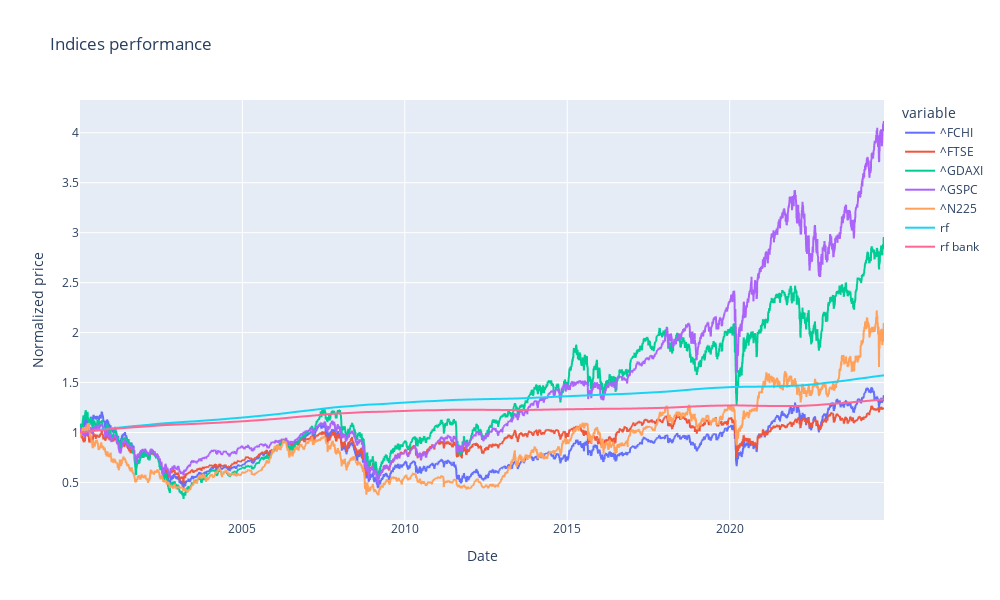

The cell this chart's notebook holds for it:
### Code cell
fig = px.line(data, title='Indices performance', labels={'value':'Normalized price', 'Date':'Date'})
# change size
fig.update_layout(width=1000, height=600)

### Figure 1 — Plotly figure (JSON) as saved in the notebook; plotly's stock layout.template omitted (floating-point values rounded to 4 significant figures; data arrays with more than 128 entries replaced by an {"elided": "..."} marker saying what was removed)
{"data": [{"hovertemplate": "variable=^FCHI<br>Date=%{x}<br>Normalized price=%{y}<extra></extra>", "legendgroup": "^FCHI", "line": {"color": "#636efa", "dash": "solid"}, "marker": {"symbol": "circle"}, "mode": "lines", "name": "^FCHI", "showlegend": true, "type": "scattergl", "x": {"elided": "6222 str values"}, "xaxis": "x", "y": {"elided": "6222 float values"}, "yaxis": "y"}, {"hovertemplate": "variable=^FTSE<br>Date=%{x}<br>Normalized price=%{y}<extra></extra>", "legendgroup": "^FTSE", "line": {"color": "#EF553B", "dash": "solid"}, "marker": {"symbol": "circle"}, "mode": "lines", "name": "^FTSE", "showlegend": true, "type": "scattergl", "x": {"elided": "6222 str values"}, "xaxis": "x", "y": {"elided": "6222 float values"}, "yaxis": "y"}, {"hovertemplate": "variable=^GDAXI<br>Date=%{x}<br>Normalized price=%{y}<extra></extra>", "legendgroup": "^GDAXI", "line": {"color": "#00cc96", "dash": "solid"}, "marker": {"symbol": "circle"}, "mode": "lines", "name": "^GDAXI", "showlegend": true, "type": "scattergl", "x": {"elided": "6222 str values"}, "xaxis": "x", "y": {"elided": "6222 float values"}, "yaxis": "y"}, {"hovertemplate": "variable=^GSPC<br>Date=%{x}<br>Normalized price=%{y}<extra></extra>", "legendgroup": "^GSPC", "line": {"color": "#ab63fa", "dash": "solid"}, "marker": {"symbol": "circle"}, "mode": "lines", "name": "^GSPC", "showlegend": true, "type": "scattergl", "x": {"elided": "6222 str values"}, "xaxis": "x", "y": {"elided": "6222 float values"}, "yaxis": "y"}, {"hovertemplate": "variable=^N225<br>Date=%{x}<br>Normalized price=%{y}<extra></extra>", "legendgroup": "^N225", "line": {"color": "#FFA15A", "dash": "solid"}, "marker": {"symbol": "circle"}, "mode": "lines", "name": "^N225", "showlegend": true, "type": "scattergl", "x": {"elided": "6222 str values"}, "xaxis": "x", "y": {"elided": "6222 float values"}, "yaxis": "y"}, {"hovertemplate": "variable=rf<br>Date=%{x}<br>Normalized price=%{y}<extra></extra>", "legendgroup": "rf", "line": {"color": "#19d3f3", "dash": "solid"}, "marker": {"symbol": "circle"}, "mode": "lines", "name": "rf", "showlegend": true, "type": "scattergl", "x": {"elided": "6222 str values"}, "xaxis": "x", "y": {"elided": "6222 float values"}, "yaxis": "y"}, {"hovertemplate": "variable=rf bank<br>Date=%{x}<br>Normalized price=%{y}<extra></extra>", "legendgroup": "rf bank", "line": {"color": "#FF6692", "dash": "solid"}, "marker": {"symbol": "circle"}, "mode": "lines", "name": "rf bank", "showlegend": true, "type": "scattergl", "x": {"elided": "6222 str values"}, "xaxis": "x", "y": {"elided": "6222 float values"}, "yaxis": "y"}], "layout": {"height": 600, "legend": {"title": {"text": "variable"}, "tracegroupgap": 0}, "title": {"text": "Indices performance"}, "width": 1000, "xaxis": {"anchor": "y", "domain": [0, 1], "title": {"text": "Date"}}, "yaxis": {"anchor": "x", "domain": [0, 1], "title": {"text": "Normalized price"}}}}
